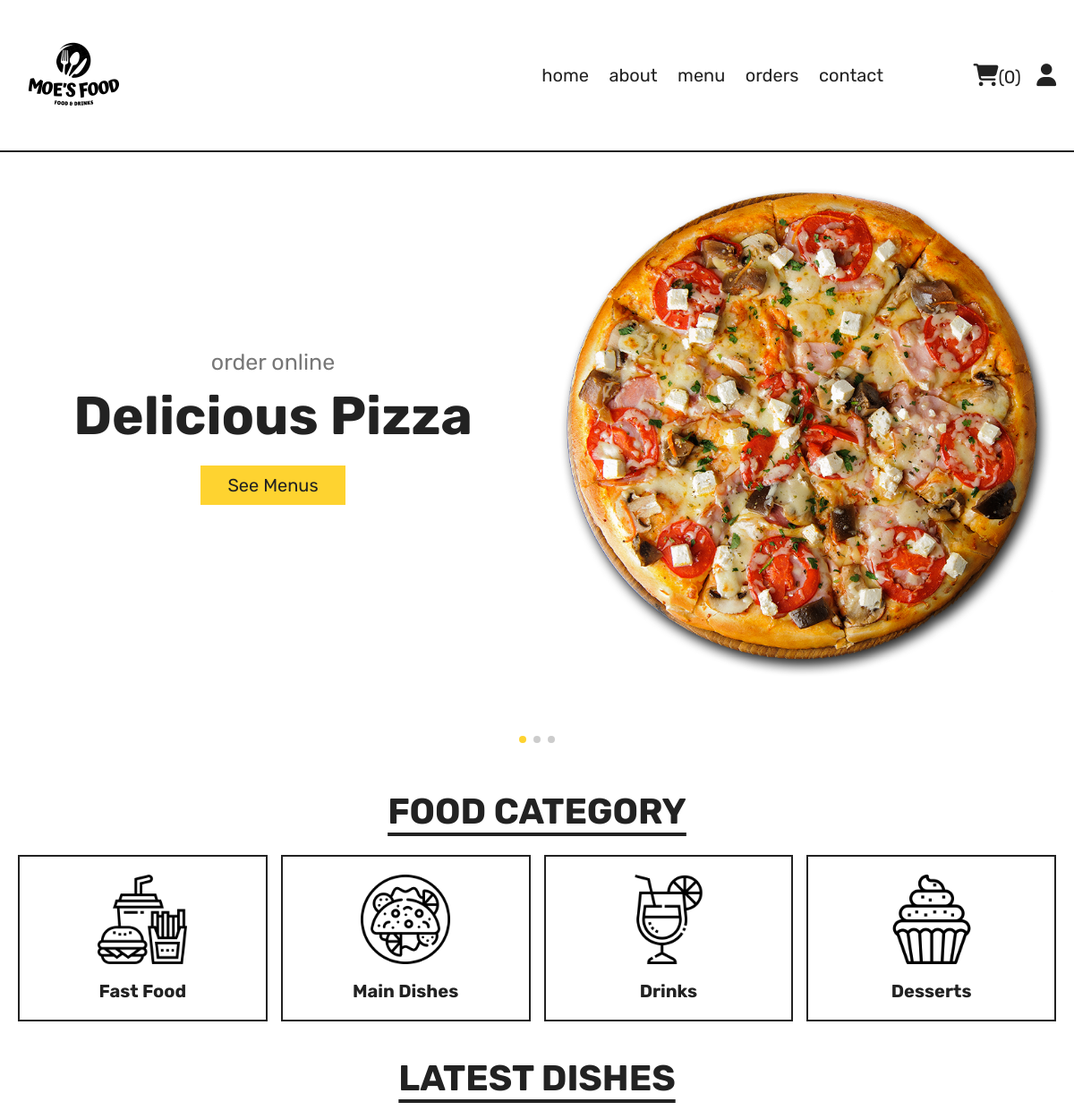
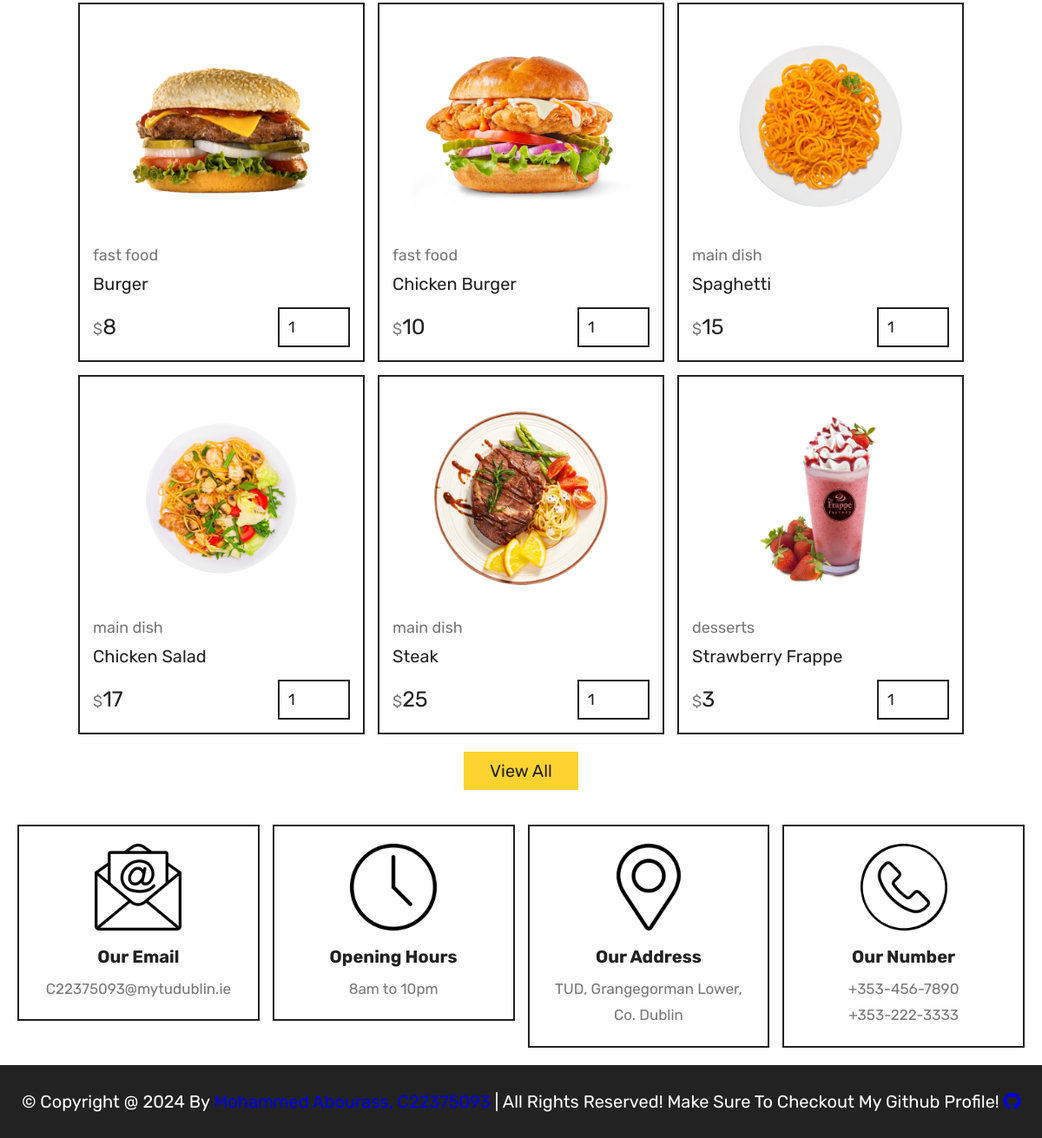
The app's page /home.php with its own data (2 pictures, top to bottom).
### tables this page shows
CREATE TABLE `products` (
  `id` int(100) NOT NULL,
  `name` varchar(100) NOT NULL,
  `category` varchar(100) NOT NULL,
  `price` int(10) NOT NULL,
  `image` varchar(100) NOT NULL
);

### home.php (the view, shortened to what this page needs)
<?php
include 'components/connect.php';
?>
<!DOCTYPE html>
<html lang="en">
<head>
   <link rel="stylesheet" href="https://unpkg.com/swiper@8/swiper-bundle.min.css" />
   <link rel="stylesheet" href="https://cdnjs.cloudflare.com/ajax/libs/font-awesome/6.1.1/css/all.min.css">
   <link rel="stylesheet" href="css/style.css">
</head>
<body>
<?php include 'components/user_header.php'; ?>
<section class="hero">
   <div class="swiper hero-slider">
      <div class="swiper-wrapper">
         <div class="swiper-slide slide">
            <div class="content">
               <span>order online</span>
               <h3>delicious pizza</h3>
               <a href="menu.php" class="btn">see menus</a>
            </div>
            <div class="image">
               <img src="images/home-img-1.png" alt="">
            </div>
         </div>
         <div class="swiper-slide slide">
            <div class="content">
               <span>order online</span>
               <h3>Extra Cheesy Hamburger</h3>
               <a href="menu.php" class="btn">see menus</a>
            </div>
            <div class="image">
               <img src="images/home-img-2.png" alt="">
            </div>
         </div>
         <div class="swiper-slide slide">
            <div class="content">
               <span>order online</span>
               <h3>roasted chicken</h3>
               <a href="menu.php" class="btn">see menus</a>
            </div>
            <div class="image">
               <img src="images/home-img-3.png" alt="">
            </div>
         </div>
      </div>
      <div class="swiper-pagination"></div>
   </div>
</section>
<section class="category">
   <h1 class="title">food category</h1>
   <div class="box-container">
      <a href="category.php?category=fast food" class="box">
         <img src="images/cat-1.png" alt="">
         <h3>fast food</h3>
      </a>
      <a href="category.php?category=main dish" class="box">
         <img src="images/cat-2.png" alt="">
         <h3>main dishes</h3>
      </a>
      <a href="category.php?category=drinks" class="box">
         <img src="images/cat-3.png" alt="">
         <h3>drinks</h3>
      </a>
      <a href="category.php?category=desserts" class="box">
         <img src="images/cat-4.png" alt="">
         <h3>desserts</h3>
      </a>
   </div>
</section>
<section class="products">
   <h1 class="title">latest dishes</h1>
   <div class="box-container">
      <?php
         $select_products = $conn->prepare("SELECT * FROM `products` LIMIT 6");
         $select_products->execute();
         if($select_products->rowCount() > 0){
            while($fetch_products = $select_products->fetch(PDO::FETCH_ASSOC)){
      ?>
      <form action="" method="post" class="box">
         <img src="uploaded_img/<?= $fetch_products['image']; ?>" alt="">
         <a href="category.php?category=<?= $fetch_products['category']; ?>" class="cat"><?= $fetch_products['category']; ?></a>
         <div class="name"><?= $fetch_products['name']; ?></div>
         <div class="flex">
            <div class="price"><span>$</span><?= $fetch_products['price']; ?></div>
            <input type="number" name="qty" class="qty" min="1" max="99" value="1" maxlength="2">
         </div>
      </form>
      <?php
            }
         }else{
            echo '<p class="empty">no products added yet!</p>';
         }
      ?>
   </div>
   <div class="more-btn">
      <a href="menu.php" class="btn">View All</a>
   </div>
</section>
<?php include 'components/footer.php'; ?>
</body>
</html>

### components/user_header.php (shortened to what this page needs)
<header class="header">
   <section class="flex">
      <a href="home.php"><div id="logo"><img src="/images/logo.png" alt=""></div></a>
      <nav class="navbar">
         <a href="home.php">home</a>
         <a href="about.php">about</a>
         <a href="menu.php">menu</a>
         <a href="orders.php">orders</a>
         <a href="contact.php">contact</a>
      </nav>
      <div class="icons">
         <?php
            $count_cart_items = $conn->prepare("SELECT * FROM `cart` WHERE user_id = ?");
            $count_cart_items->execute([$user_id]);
            $total_cart_items = $count_cart_items->rowCount();
         ?>
         <a href="cart.php"><i class="fas fa-shopping-cart"></i><span>(<?= $total_cart_items; ?>)</span></a>
         <div id="user-btn" class="fas fa-user"></div>
      </div>
   </section>
</header>

### components/footer.php (shortened to what this page needs)
<link rel="stylesheet" href="https://cdnjs.cloudflare.com/ajax/libs/font-awesome/6.1.1/css/all.min.css">
<footer class="footer">
   <section class="grid">
      <div class="box">
         <img src="images/email-icon.png" alt="">
         <h3>our email</h3>
         <a href="mailto:C22375093@mytudublin.ie">C22375093@mytudublin.ie</a>
      </div>
      <div class="box">
         <img src="images/clock-icon.png" alt="">
         <h3>opening hours</h3>
         <p>8am to 10pm</p>
      </div>
      <div class="box">
         <img src="images/map-icon.png" alt="">
         <h3>our address</h3>
         <a href="https://www.bing.com/search?pglt=41&q=Grangegorman+Lower+Dublin+7&cvid=1ae1ca2042514dcba40cb4be05167305&gs_lcrp=EgZjaHJvbWUyBggAEEUYOdIBBzMyN2owajGoAgCwAgA&FORM=ANNTA1&PC=U531">TUD, Grangegorman Lower, Co. Dublin</a>
      </div>
      <div class="box">
         <img src="images/phone-icon.png" alt="">
         <h3>our number</h3>
         <a href="tel:+353-456-7890">+353-456-7890</a>
         <a href="tel:+353-222-3333">+353-222-3333</a>
      </div>
   </section>
   <div class="credit">&copy; copyright @ <?= date('Y'); ?> by <span><a href="mailto:C22375093@mytudublin.ie">Mohammed Abourass, C22375093</a></span> | all rights reserved! Make Sure to Checkout my Github Profile! <a href="https://github.com/Riovo"><i class="fab fa-github"></i></a></div>
</footer>

### css/style.css (style rules this page uses)
:root { --yellow:#fed330; --red:#e74c3c; --white:#fff; --black:#222; --light-color:#777; --border:.2rem solid var(--black); }
* { font-family: 'Rubik', sans-serif; margin:0; padding:0; box-sizing: border-box; outline: none; border: none; text-decoration: none; }
html { font-size: 62.5%; overflow-x: hidden; scroll-behavior: smooth; stop-opacity: 7rem; }
section { margin:0 auto; max-width: 1200px; padding:2rem; }
.title { text-align: center; margin-bottom: 2.5rem; font-size: 4rem; color:var(--black); text-transform: uppercase; text-decoration: underline; text-underline-offset: 1rem; }
.btn, .delete-btn { margin-top: 1rem; display: inline-block; font-size: 2rem; padding:1rem 3rem; cursor: pointer; text-transform: capitalize; transition: .2s linear; }
.btn { background-color: var(--yellow); color:var(--black); }
.header { position: sticky; top:0; left:0; right:0; z-index: 1000; background-color: var(--white); border-bottom: var(--border); }
.header .flex { display: flex; align-items: center; justify-content: space-between; position: relative; }
.header .flex .navbar a { font-size: 2rem; color:var(--black); margin:0 1rem; }
.header .flex .icons > * { margin-left: 1.5rem; font-size: 2.5rem; color:var(--black); cursor: pointer; }
.header .flex .icons span { font-size: 2rem; }
#logo img { width: 25%; cursor: pointer; }
.hero .slide { display: flex; align-items: center; flex-wrap: wrap-reverse; gap:2rem; margin-bottom: 4rem; }
.hero .slide .image { flex:1 1 40rem; }
.hero .slide .image img { width: 100%; }
.hero .slide .content { flex:1 1 40rem; text-align: center; }
.hero .slide .content span { font-size: 2.5rem; color:var(--light-color); }
.hero .slide .content h3 { margin:1rem 0; font-size: 6rem; color:var(--black); text-transform: capitalize; }
.category .box-container { display: grid; grid-template-columns: repeat(auto-fit, minmax(27rem, 1fr)); gap:1.5rem; align-items: flex-start; }
.category .box-container .box { border:var(--border); padding:2rem; text-align: center; }
.category .box-container .box img { width: 100%; height: 10rem; object-fit: contain; }
.category .box-container .box h3 { font-size: 2rem; margin-top: 1.5rem; color:var(--black); text-transform: capitalize; }
.products .box-container { display: grid; grid-template-columns: repeat(auto-fit, 33rem); justify-content: center; align-items: flex-start; gap:1.5rem; }
.products .box-container .box { border:var(--border); padding:1.5rem; position: relative; overflow: hidden; }
.products .box-container .box img { height: 25rem; width: 100%; object-fit: contain; margin-bottom: 1rem; }
.products .box-container .box .cat { font-size: 1.8rem; color:var(--light-color); }
.products .box-container .box .name { font-size: 2rem; color:var(--black); margin:1rem 0; }
.products .box-container .box .flex { display: flex; align-items: center; gap:1rem; margin-top: 1.5rem; }
.products .box-container .box .flex .price { margin-right: auto; font-size: 2.5rem; color:var(--black); }
.products .box-container .box .flex .price span { color:var(--light-color); font-size: 1.8rem; }
.products .box-container .box .flex .qty { padding:1rem; border:var(--border); font-size: 1.8rem; color:var(--black); }
.products .more-btn { margin-top: 1rem; text-align: center; }
.footer .grid { display: grid; grid-template-columns: repeat(auto-fit, minmax(27rem, 1fr)); gap:1.5rem; align-items: flex-start; }
.footer .grid .box { border:var(--border); padding:2rem; text-align: center; }
.footer .grid .box img { height: 10rem; width: 100%; object-fit: contain; margin-bottom: .5rem; }
.footer .grid .box h3 { margin:1rem 0; font-size: 2rem; color:var(--black); text-transform: capitalize; }
.footer .grid .box p, .footer .grid .box a { display: block; font-size: 1.7rem; color:var(--light-color); line-height: 1.8; }
.credit { padding:3rem 2rem; text-align: center; background-color: var(--black); color:var(--white); font-size: 2rem; text-transform: capitalize; }
.credit span { color:var(--yellow); }

### records on screen
products: image (picture), category "fast food", name "Burger", price "8"
products: image (picture), category "fast food", name "Chicken Burger", price "10"
products: image (picture), category "main dish", name "Spaghetti", price "15"
products: image (picture), category "main dish", name "Chicken Salad", price "17"
products: image (picture), category "main dish", name "Steak", price "25"
products: image (picture), category "desserts", name "Strawberry Frappe", price "3"

### other values on screen
$total_cart_items "0"
